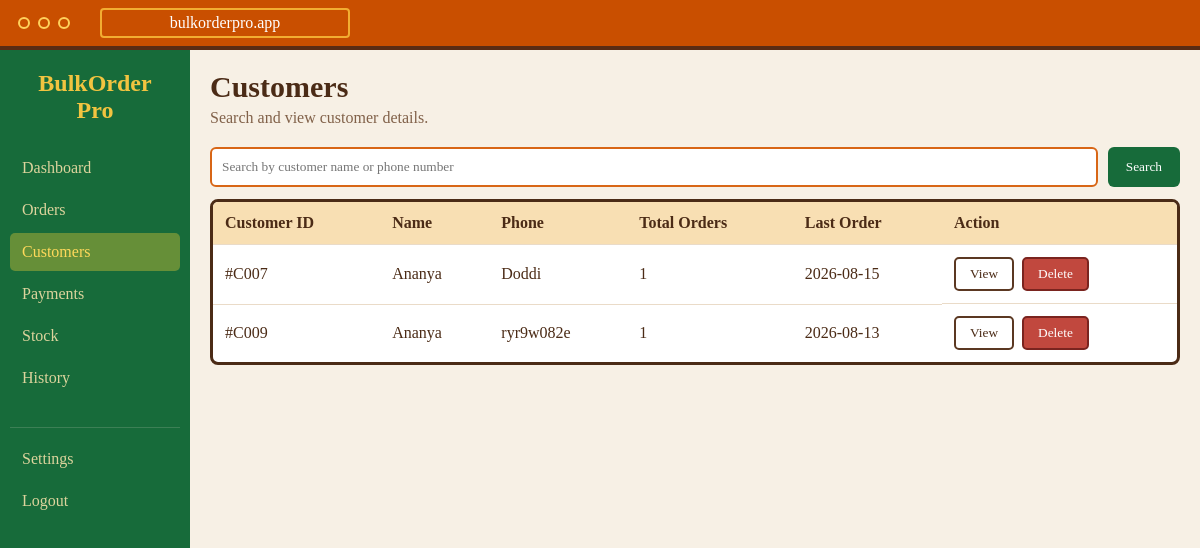
/customers (signed in), run on an earlier commit of the app's database.
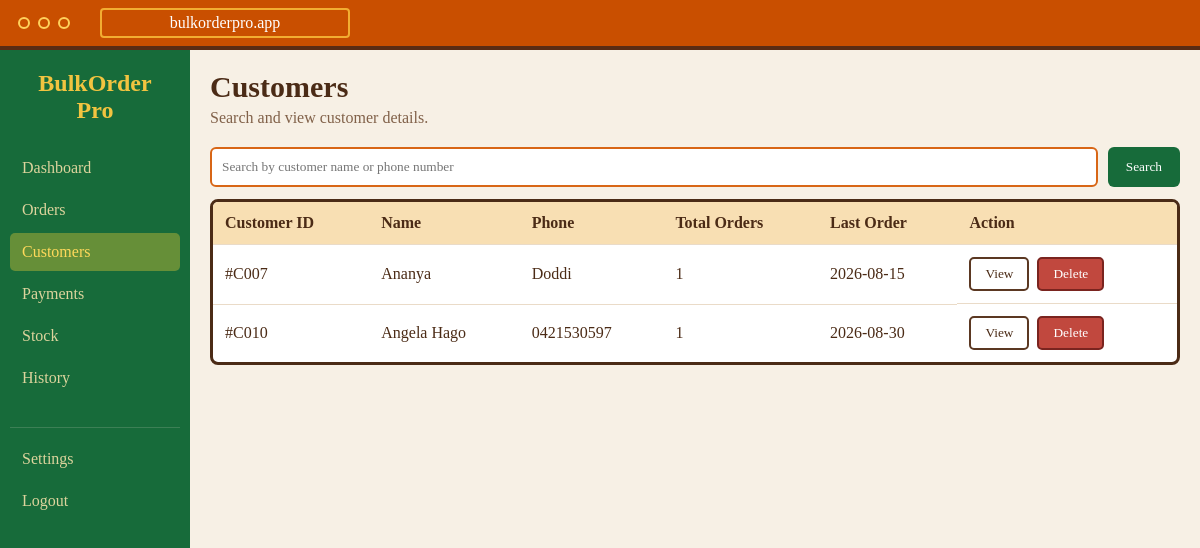
And on a later commit of the database.
### tables this page shows
CREATE TABLE customers (
            id INTEGER PRIMARY KEY AUTOINCREMENT,
            customer_name TEXT NOT NULL,
            phone TEXT NOT NULL,
            date_added TEXT DEFAULT CURRENT_DATE
        );

### app.py (the view)
@app.route("/customers")
def customers():
    if not user_logged_in():
        return redirect(url_for("login_page"))
    search = request.args.get(
        "search",
        ""
    ).strip()
    connection = get_database_connection()
    cursor = connection.cursor()
    if search:
        cursor.execute("""
            SELECT
                customers.id,
                customers.customer_name,
                customers.phone,
                customers.date_added,
                COUNT(orders.id) AS total_orders,
                MAX(orders.pickup_date) AS last_order
            FROM customers

            LEFT JOIN orders
            ON customers.id = orders.customer_id

            WHERE customers.customer_name LIKE ?
               OR customers.phone LIKE ?

            GROUP BY customers.id

            ORDER BY customers.customer_name
        """, (
            f"%{search}%",
            f"%{search}%"
        ))
    else:
        cursor.execute("""
            SELECT
                customers.id,
                customers.customer_name,
                customers.phone,
                customers.date_added,
                COUNT(orders.id) AS total_orders,
                MAX(orders.pickup_date) AS last_order
            FROM customers

            LEFT JOIN orders
            ON customers.id = orders.customer_id

            GROUP BY customers.id

            ORDER BY customers.customer_name
        """)
    customer_records = cursor.fetchall()
    cursor.execute("""
        SELECT COUNT(*)
        FROM customers
    """)
    total_customers = cursor.fetchone()[0]
    cursor.execute("""
        SELECT COUNT(DISTINCT customer_id)
        FROM orders
        WHERE order_status = 'Pending'
    """)
    active_customers = cursor.fetchone()[0]
    cursor.execute("""
        SELECT COUNT(*)
        FROM customers
        WHERE strftime('%Y-%m', date_added)
        = strftime('%Y-%m', 'now')
    """)
    new_customers = cursor.fetchone()[0]
    connection.close()
    return render_template(
        "customers.html",
        customers=customer_records,
        total_customers=total_customers,
        active_customers=active_customers,
        new_customers=new_customers,
        search=search
    )

### app.py (called while the page is built)
def get_database_connection():
    connection = sqlite3.connect(DATABASE)
    connection.row_factory = sqlite3.Row
    return connection

def user_logged_in():
    return "username" in session

### templates/customers.html (shortened to what the changed rows need)
<!DOCTYPE html>
<html lang="en">
<head>
    <link rel="stylesheet"
          href="{{ url_for('static', filename='customers.css') }}">
</head>
<body class="customers-page">
    <div class="customers-container">
        <div class="sidebar">
            <h2>
                BulkOrder
                <span>Pro</span>
            </h2>
        </div>
        <main class="main-content">
            <div class="customers-header">
                <div>
                    <h1>Customers</h1>
                </div>
            </div>
            <div class="customers-table-box">
                <table>
                    <thead>
                        <tr>
                            <th>Customer ID</th>
                            <th>Name</th>
                            <th>Phone</th>
                            <th>Total Orders</th>
                            <th>Last Order</th>
                            <th>Action</th>
                        </tr>
                    </thead>
                    <tbody>
                        {% for customer in customers %}
                        <tr>
                            <td>
                                #C{{ "%03d"|format(customer["id"]) }}
                            </td>
                            <td>
                                {{ customer["customer_name"] }}
                            </td>
                            <td>
                                {{ customer["phone"] }}
                            </td>
                            <td>
                                {{ customer["total_orders"] }}
                            </td>
                            <td>
                                {% if customer["last_order"] %}
                                    {{ customer["last_order"] }}
                                {% else %}
                                    No orders
                                {% endif %}
                            </td>
                            <td class="action-buttons">
                                <button
                                    type="button"
                                    class="view-button">
                                    View
                                </button>
                                <form
                                    method="POST"
                                    action="{{ url_for('delete_customer', customer_id=customer['id']) }}"
                                    onsubmit="return confirm('Are you sure you want to delete this customer and all of their orders?');">
                                    <button
                                        type="submit"
                                        class="delete-button">
                                        Delete
                                    </button>
                                </form>
                            </td>
                        </tr>
                        {% endfor %}
                    </tbody>
                </table>
            </div>
        </main>
    </div>
</body>
</html>

What changed in the data, as far as the page shows it:
removed customers: id "009", customer_name "Ananya", phone "ryr9w082e", total_orders "1", last_order "2026-08-13"
added customers: id "010", customer_name "Angela Hago", phone "0421530597", total_orders "1", last_order "2026-08-30"
